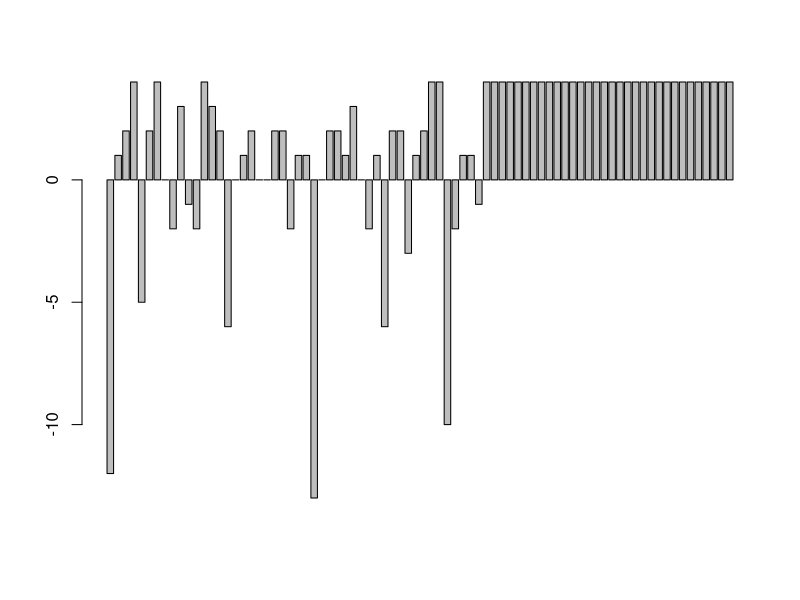

Generate this figure with R:
### 1D lattice after christen1991 paper
### open boundary conditions and conservative perturbation


### functions:

perform_avalanches <- function(lattice){
  while (any((lattice > z_crit))) {
    tmp_lattice  <- rep(0L, lattice_size)    # auxilliary lattice for calculation of avalanche effects
    
    for(i in 1:lattice_size){ # skip first entry because of bound. cond.
      
      if(lattice[i] > z_crit){
        if(i != lattice_size){
          tmp_lattice[i] <- tmp_lattice[i] - 2
          tmp_lattice[i+1] <- tmp_lattice[i+1] + 1
        }
        else {
          tmp_lattice[i] <- tmp_lattice[i] - 1
        }
        
        if(i != 1){
          tmp_lattice[i-1] <- tmp_lattice[i-1] + 1     
        }
        
      }}
    ## add the tmp_lattice to lattice in order to update the lattice
    lattice <- lattice + tmp_lattice
  }
  return (lattice)
}
  
#### algorithm  
lattice_size <- 80
lattice <- rep(0L, lattice_size)  # main lattice; will contain the z-values
time_steps <- 10000
z_crit <- 4

  
  
  


for(t in 1:time_steps){
  ## loop until all z<=z_crit  
  ## fill the aux. tmp_lattice conditional on z_crit
  print("timestep")
  print(t)
  
  lattice <- perform_avalanches(lattice)
    
  ## randomly perturb system via conservative perturbation
  x_rand <- sample(1:lattice_size, 1) 
  
  lattice[x_rand] <- lattice[x_rand] + 1
  if(x_rand > 1){
    lattice[x_rand - 1] <- lattice[x_rand - 1] - 1
  }
  
  
  ## final avalance relaxation
  if(t == time_steps){
    lattice <- perform_avalanches(lattice)
  }
  
  
}



## PLOTS
barplot(lattice)
lattice

